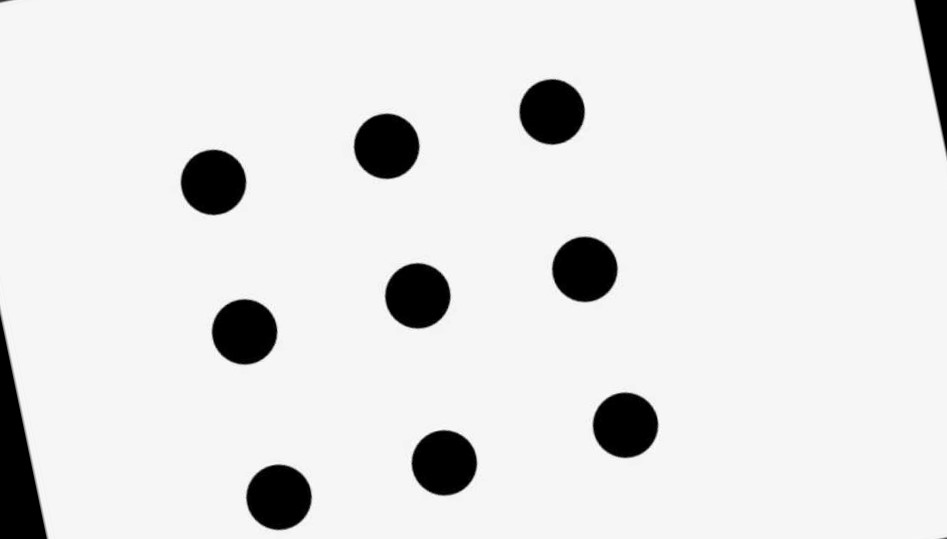
#> input picture rotating/pop2.jpg, 947 x 539 px
$ python body.py   (older library calls are emulated)
#> lines starting #> are read from the running program, lines starting #| are printed output that depends on the picture; after the words box and inside, x2 and y2 are one past the last pixel; in counts of white or black regions, pixels touching at a corner belong together
import cv2
import numpy as np

original = cv2.imread("pop2.jpg", cv2.IMREAD_GRAYSCALE)
#> original is the input picture: shape (539, 947); min 0, max 255, mean 227.8
retval, image = cv2.threshold(original, 50, 255, cv2.THRESH_BINARY)
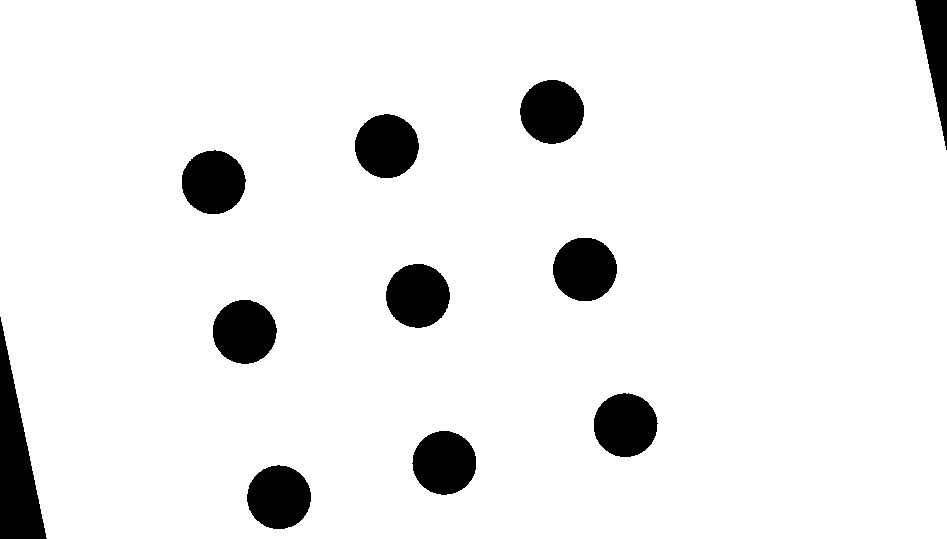
#> image: shape (539, 947); 92.9% white; 11 black regions, largest, box (x1, y1, x2, y2) and area: (0, 317, 47, 539) 5250, (386, 264, 450, 328) 3189, (355, 114, 419, 178) 3187

el = cv2.getStructuringElement(cv2.MORPH_ELLIPSE, (10, 10))
image = cv2.dilate(image, el, iterations=1)
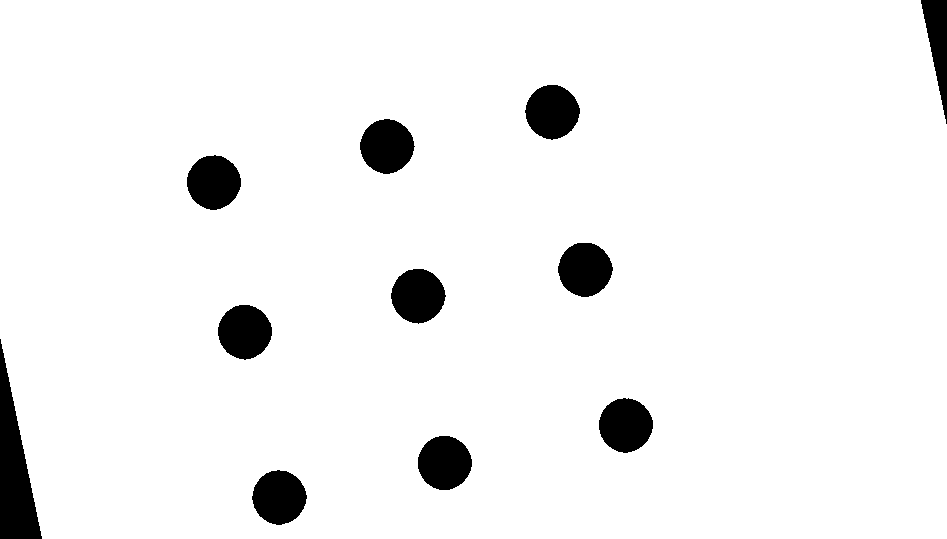
#> image: shape (539, 947); 94.8% white; 11 black regions

cv2.imwrite("dilated.png", image)

im2, contours, hierarchy = cv2.findContours(
    image,
    cv2.RETR_LIST,
    cv2.CHAIN_APPROX_NONE
)
#> contours = 10 contours; largest, box (x1, y1, x2, y2) and area: (0, 0, 947, 539) 503051, (359, 118, 416, 175) 2350, (557, 242, 614, 298) 2348, (417, 435, 473, 491) 2347, (390, 268, 447, 325) 2346

drawing = cv2.imread("pop2.jpg")

centers = []
radii = []
for contour in contours:
    area = cv2.contourArea(contour)

    # there is one contour that contains all others, filter it out
    if area > 500:
        continue

    br = cv2.boundingRect(contour)
    radii.append(br[2])

    m = cv2.moments(contour)
    center = (int(m['m10'] / m['m00']), int(m['m01'] / m['m00']))
    centers.append(center)
#> this loop made 10 passes
#> area on passes 1 to 10: 2344, 2347, 2346, 2345, 2346.5, 2348, 2342.5, 2349.5, 2344.5, 503051
#> after the loop, centers = []; radii = []

print("There are {} circles".format(len(centers)))
#| There are 0 circles

#> (the run stopped early here; a loop or call above may not have finished)
